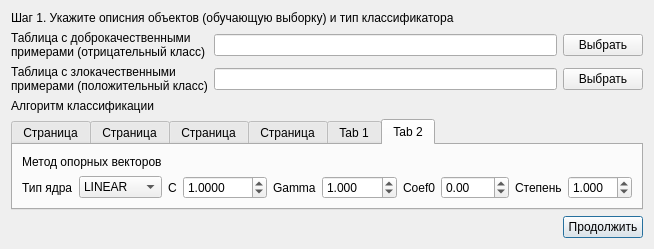
<?xml version="1.0" encoding="UTF-8"?>
<ui version="4.0">
 <class>LearningDialog</class>
 <widget class="QDialog" name="LearningDialog">
  <property name="geometry">
   <rect>
    <x>0</x>
    <y>0</y>
    <width>604</width>
    <height>244</height>
   </rect>
  </property>
  <property name="windowTitle">
   <string>Dialog</string>
  </property>
  <layout class="QGridLayout" name="gridLayout">
   <item row="1" column="1">
    <widget class="QLineEdit" name="negLineEdit">
     <property name="enabled">
      <bool>true</bool>
     </property>
    </widget>
   </item>
   <item row="5" column="2">
    <widget class="QPushButton" name="nextButton">
     <property name="text">
      <string>Продолжить</string>
     </property>
    </widget>
   </item>
   <item row="2" column="1">
    <widget class="QLineEdit" name="posLineEdit"/>
   </item>
   <item row="1" column="0">
    <widget class="QLabel" name="label">
     <property name="text">
      <string>Таблица с доброкачественными
примерами (отрицательный класс)</string>
     </property>
    </widget>
   </item>
   <item row="2" column="0">
    <widget class="QLabel" name="label_2">
     <property name="text">
      <string>Таблица с злокачественными
примерами (положительный класс)</string>
     </property>
    </widget>
   </item>
   <item row="1" column="2">
    <widget class="QPushButton" name="negPushButton">
     <property name="text">
      <string>Выбрать</string>
     </property>
    </widget>
   </item>
   <item row="2" column="2">
    <widget class="QPushButton" name="posPushButton">
     <property name="text">
      <string>Выбрать</string>
     </property>
    </widget>
   </item>
   <item row="0" column="0" colspan="3">
    <widget class="QLabel" name="label_3">
     <property name="text">
      <string>Шаг 1. Укажите описния объектов (обучающую выборку) и тип классификатора</string>
     </property>
    </widget>
   </item>
   <item row="3" column="0">
    <widget class="QLabel" name="label_4">
     <property name="text">
      <string>Алгоритм классификации</string>
     </property>
    </widget>
   </item>
   <item row="4" column="0" colspan="3">
    <widget class="QTabWidget" name="tabWidget">
     <property name="currentIndex">
      <number>5</number>
     </property>
     <widget class="QWidget" name="bdt">
      <attribute name="title">
       <string>Страница</string>
      </attribute>
      <layout class="QGridLayout" name="gridLayout_3">
       <item row="1" column="1">
        <widget class="QSpinBox" name="bdtSpinBox">
         <property name="minimum">
          <number>1</number>
         </property>
         <property name="maximum">
          <number>500</number>
         </property>
         <property name="singleStep">
          <number>10</number>
         </property>
         <property name="value">
          <number>100</number>
         </property>
        </widget>
       </item>
       <item row="1" column="0">
        <widget class="QLabel" name="label_6">
         <property name="text">
          <string>Число деревьев</string>
         </property>
        </widget>
       </item>
       <item row="1" column="2">
        <spacer name="horizontalSpacer">
         <property name="orientation">
          <enum>Qt::Horizontal</enum>
         </property>
         <property name="sizeHint" stdset="0">
          <size>
           <width>40</width>
           <height>20</height>
          </size>
         </property>
        </spacer>
       </item>
       <item row="0" column="0" colspan="3">
        <widget class="QLabel" name="label_5">
         <property name="text">
          <string>Градиентный бустинг над решающими деревьями</string>
         </property>
        </widget>
       </item>
      </layout>
     </widget>
     <widget class="QWidget" name="knn">
      <attribute name="title">
       <string>Страница</string>
      </attribute>
      <layout class="QGridLayout" name="gridLayout_2">
       <item row="1" column="0">
        <widget class="QLabel" name="label_7">
         <property name="text">
          <string>Число соседей</string>
         </property>
        </widget>
       </item>
       <item row="1" column="1">
        <widget class="QSpinBox" name="knnSpinBox">
         <property name="minimum">
          <number>1</number>
         </property>
         <property name="singleStep">
          <number>2</number>
         </property>
         <property name="displayIntegerBase">
          <number>10</number>
         </property>
        </widget>
       </item>
       <item row="1" column="2">
        <spacer name="horizontalSpacer_2">
         <property name="orientation">
          <enum>Qt::Horizontal</enum>
         </property>
         <property name="sizeHint" stdset="0">
          <size>
           <width>40</width>
           <height>20</height>
          </size>
         </property>
        </spacer>
       </item>
       <item row="0" column="0" colspan="3">
        <widget class="QLabel" name="label_8">
         <property name="text">
          <string>Метод k-ближайших соседей</string>
         </property>
         <property name="alignment">
          <set>Qt::AlignLeading|Qt::AlignLeft|Qt::AlignVCenter</set>
         </property>
        </widget>
       </item>
      </layout>
     </widget>
     <widget class="QWidget" name="lr">
      <attribute name="title">
       <string>Страница</string>
      </attribute>
      <layout class="QGridLayout" name="gridLayout_4">
       <item row="1" column="1">
        <widget class="QSpinBox" name="lrIterSpinBox">
         <property name="minimum">
          <number>1</number>
         </property>
         <property name="maximum">
          <number>1000</number>
         </property>
         <property name="value">
          <number>100</number>
         </property>
        </widget>
       </item>
       <item row="1" column="2">
        <widget class="QLabel" name="label_14">
         <property name="text">
          <string>Скорость обучения</string>
         </property>
        </widget>
       </item>
       <item row="0" column="0" colspan="2">
        <widget class="QLabel" name="label_9">
         <property name="text">
          <string>Логистическая регрессия</string>
         </property>
        </widget>
       </item>
       <item row="1" column="3">
        <widget class="QDoubleSpinBox" name="lrRateSpinBox">
         <property name="decimals">
          <number>3</number>
         </property>
         <property name="minimum">
          <double>0.001000000000000</double>
         </property>
         <property name="maximum">
          <double>0.999000000000000</double>
         </property>
        </widget>
       </item>
       <item row="1" column="0">
        <widget class="QLabel" name="label_13">
         <property name="text">
          <string>Итерации</string>
         </property>
        </widget>
       </item>
       <item row="1" column="4">
        <widget class="QLabel" name="label_15">
         <property name="text">
          <string>Тип регуларизации</string>
         </property>
        </widget>
       </item>
       <item row="1" column="5">
        <widget class="QComboBox" name="lrRegComboBox">
         <item>
          <property name="text">
           <string>Нет</string>
          </property>
         </item>
         <item>
          <property name="text">
           <string>L1</string>
          </property>
         </item>
         <item>
          <property name="text">
           <string>L2</string>
          </property>
         </item>
        </widget>
       </item>
      </layout>
     </widget>
     <widget class="QWidget" name="mlp">
      <attribute name="title">
       <string>Страница</string>
      </attribute>
      <layout class="QGridLayout" name="gridLayout_5">
       <item row="1" column="0">
        <widget class="QLabel" name="label_16">
         <property name="text">
          <string>Число внутренних слоев (через &quot;,&quot;)</string>
         </property>
        </widget>
       </item>
       <item row="1" column="1">
        <widget class="QLineEdit" name="mlpLayers">
         <property name="text">
          <string>10,10,5</string>
         </property>
        </widget>
       </item>
       <item row="0" column="0" colspan="2">
        <widget class="QLabel" name="label_10">
         <property name="text">
          <string>Многослойный персептрон (Искусственная нейронная сеть)</string>
         </property>
        </widget>
       </item>
      </layout>
     </widget>
     <widget class="QWidget" name="rf">
      <attribute name="title">
       <string>Tab 1</string>
      </attribute>
      <layout class="QGridLayout" name="gridLayout_6">
       <item row="1" column="1">
        <widget class="QSpinBox" name="rfSpinBox">
         <property name="minimum">
          <number>1</number>
         </property>
         <property name="maximum">
          <number>500</number>
         </property>
         <property name="value">
          <number>100</number>
         </property>
         <property name="displayIntegerBase">
          <number>10</number>
         </property>
        </widget>
       </item>
       <item row="0" column="0">
        <widget class="QLabel" name="label_11">
         <property name="text">
          <string>Случайный лес</string>
         </property>
        </widget>
       </item>
       <item row="1" column="0">
        <widget class="QLabel" name="label_17">
         <property name="text">
          <string>Число деревьев</string>
         </property>
        </widget>
       </item>
       <item row="1" column="2">
        <spacer name="horizontalSpacer_3">
         <property name="orientation">
          <enum>Qt::Horizontal</enum>
         </property>
         <property name="sizeHint" stdset="0">
          <size>
           <width>40</width>
           <height>20</height>
          </size>
         </property>
        </spacer>
       </item>
      </layout>
     </widget>
     <widget class="QWidget" name="svm">
      <attribute name="title">
       <string>Tab 2</string>
      </attribute>
      <layout class="QGridLayout" name="gridLayout_7">
       <item row="1" column="5">
        <widget class="QDoubleSpinBox" name="svmGammaSpinBox">
         <property name="sizePolicy">
          <sizepolicy hsizetype="Fixed" vsizetype="Fixed">
           <horstretch>0</horstretch>
           <verstretch>0</verstretch>
          </sizepolicy>
         </property>
         <property name="decimals">
          <number>3</number>
         </property>
         <property name="minimum">
          <double>-100.000000000000000</double>
         </property>
         <property name="maximum">
          <double>100.000000000000000</double>
         </property>
         <property name="value">
          <double>1.000000000000000</double>
         </property>
        </widget>
       </item>
       <item row="1" column="7">
        <widget class="QDoubleSpinBox" name="svmCoef0SpinBox">
         <property name="sizePolicy">
          <sizepolicy hsizetype="Fixed" vsizetype="Fixed">
           <horstretch>0</horstretch>
           <verstretch>0</verstretch>
          </sizepolicy>
         </property>
         <property name="minimum">
          <double>-100.000000000000000</double>
         </property>
         <property name="maximum">
          <double>100.000000000000000</double>
         </property>
        </widget>
       </item>
       <item row="1" column="1">
        <widget class="QComboBox" name="svmKernelComboBox">
         <item>
          <property name="text">
           <string>LINEAR</string>
          </property>
         </item>
         <item>
          <property name="text">
           <string>POLY</string>
          </property>
         </item>
         <item>
          <property name="text">
           <string>RBF</string>
          </property>
         </item>
         <item>
          <property name="text">
           <string>SIGMOID</string>
          </property>
         </item>
         <item>
          <property name="text">
           <string>CHI2</string>
          </property>
         </item>
        </widget>
       </item>
       <item row="1" column="8">
        <widget class="QLabel" name="label_22">
         <property name="sizePolicy">
          <sizepolicy hsizetype="Fixed" vsizetype="Preferred">
           <horstretch>0</horstretch>
           <verstretch>0</verstretch>
          </sizepolicy>
         </property>
         <property name="text">
          <string>Степень</string>
         </property>
        </widget>
       </item>
       <item row="0" column="0" colspan="2">
        <widget class="QLabel" name="label_12">
         <property name="text">
          <string>Метод опорных векторов</string>
         </property>
        </widget>
       </item>
       <item row="1" column="3">
        <widget class="QDoubleSpinBox" name="svmCSpinBox">
         <property name="sizePolicy">
          <sizepolicy hsizetype="Fixed" vsizetype="Fixed">
           <horstretch>0</horstretch>
           <verstretch>0</verstretch>
          </sizepolicy>
         </property>
         <property name="decimals">
          <number>4</number>
         </property>
         <property name="maximum">
          <double>1000.000000000000000</double>
         </property>
         <property name="value">
          <double>1.000000000000000</double>
         </property>
        </widget>
       </item>
       <item row="1" column="2">
        <widget class="QLabel" name="label_19">
         <property name="sizePolicy">
          <sizepolicy hsizetype="Fixed" vsizetype="Preferred">
           <horstretch>0</horstretch>
           <verstretch>0</verstretch>
          </sizepolicy>
         </property>
         <property name="text">
          <string>С</string>
         </property>
        </widget>
       </item>
       <item row="1" column="4">
        <widget class="QLabel" name="label_20">
         <property name="sizePolicy">
          <sizepolicy hsizetype="Fixed" vsizetype="Preferred">
           <horstretch>0</horstretch>
           <verstretch>0</verstretch>
          </sizepolicy>
         </property>
         <property name="text">
          <string>Gamma</string>
         </property>
        </widget>
       </item>
       <item row="1" column="0">
        <widget class="QLabel" name="label_18">
         <property name="sizePolicy">
          <sizepolicy hsizetype="Fixed" vsizetype="Preferred">
           <horstretch>0</horstretch>
           <verstretch>0</verstretch>
          </sizepolicy>
         </property>
         <property name="text">
          <string>Тип ядра</string>
         </property>
        </widget>
       </item>
       <item row="1" column="6">
        <widget class="QLabel" name="label_21">
         <property name="sizePolicy">
          <sizepolicy hsizetype="Fixed" vsizetype="Preferred">
           <horstretch>0</horstretch>
           <verstretch>0</verstretch>
          </sizepolicy>
         </property>
         <property name="text">
          <string>Coef0</string>
         </property>
        </widget>
       </item>
       <item row="1" column="9">
        <widget class="QDoubleSpinBox" name="svmDegreeSpinBox">
         <property name="sizePolicy">
          <sizepolicy hsizetype="Fixed" vsizetype="Fixed">
           <horstretch>0</horstretch>
           <verstretch>0</verstretch>
          </sizepolicy>
         </property>
         <property name="decimals">
          <number>3</number>
         </property>
         <property name="minimum">
          <double>0.001000000000000</double>
         </property>
         <property name="value">
          <double>1.000000000000000</double>
         </property>
        </widget>
       </item>
      </layout>
     </widget>
    </widget>
   </item>
  </layout>
 </widget>
 <resources/>
 <connections/>
</ui>
